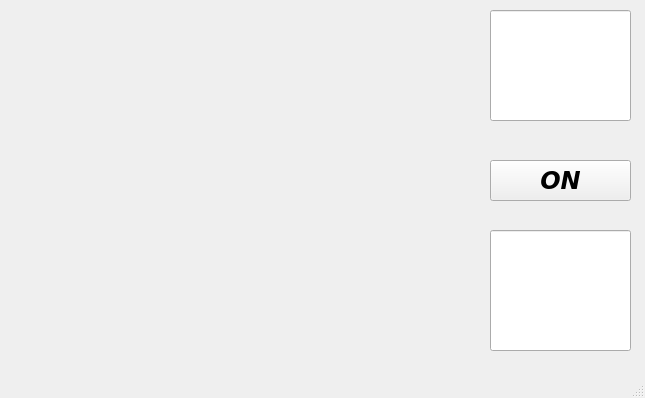
<?xml version="1.0" encoding="UTF-8"?>
<ui version="4.0">
 <class>MainWindow</class>
 <widget class="QMainWindow" name="MainWindow">
  <property name="geometry">
   <rect>
    <x>0</x>
    <y>0</y>
    <width>645</width>
    <height>398</height>
   </rect>
  </property>
  <property name="windowTitle">
   <string>MainWindow</string>
  </property>
  <widget class="QWidget" name="centralwidget">
   <widget class="QPushButton" name="pushButton">
    <property name="geometry">
     <rect>
      <x>490</x>
      <y>160</y>
      <width>141</width>
      <height>41</height>
     </rect>
    </property>
    <property name="font">
     <font>
      <family>Verdana</family>
      <pointsize>18</pointsize>
      <weight>75</weight>
      <italic>true</italic>
      <bold>true</bold>
     </font>
    </property>
    <property name="text">
     <string>ON</string>
    </property>
   </widget>
   <widget class="QLineEdit" name="lineEdit">
    <property name="geometry">
     <rect>
      <x>490</x>
      <y>10</y>
      <width>141</width>
      <height>111</height>
     </rect>
    </property>
    <property name="font">
     <font>
      <family>Source Code Pro</family>
      <pointsize>14</pointsize>
      <weight>75</weight>
      <bold>true</bold>
     </font>
    </property>
   </widget>
   <widget class="QWidget" name="widget" native="true">
    <property name="geometry">
     <rect>
      <x>0</x>
      <y>0</y>
      <width>481</width>
      <height>381</height>
     </rect>
    </property>
    <property name="font">
     <font>
      <weight>50</weight>
      <bold>false</bold>
     </font>
    </property>
   </widget>
   <widget class="QLineEdit" name="lineEdit_2">
    <property name="geometry">
     <rect>
      <x>490</x>
      <y>230</y>
      <width>141</width>
      <height>121</height>
     </rect>
    </property>
    <property name="font">
     <font>
      <family>Tempus Sans ITC</family>
      <pointsize>14</pointsize>
     </font>
    </property>
   </widget>
  </widget>
  <widget class="QMenuBar" name="menubar">
   <property name="geometry">
    <rect>
     <x>0</x>
     <y>0</y>
     <width>645</width>
     <height>20</height>
    </rect>
   </property>
  </widget>
  <widget class="QStatusBar" name="statusbar"/>
 </widget>
 <resources/>
 <connections/>
</ui>
